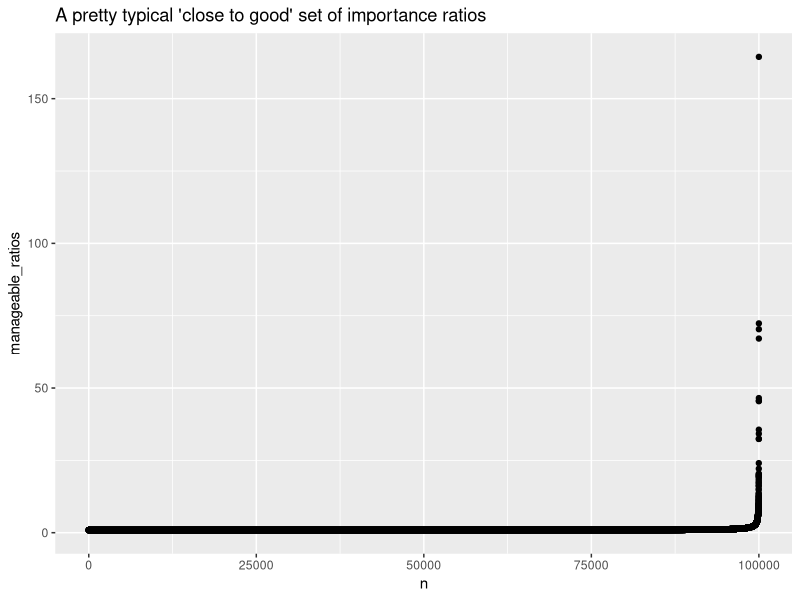
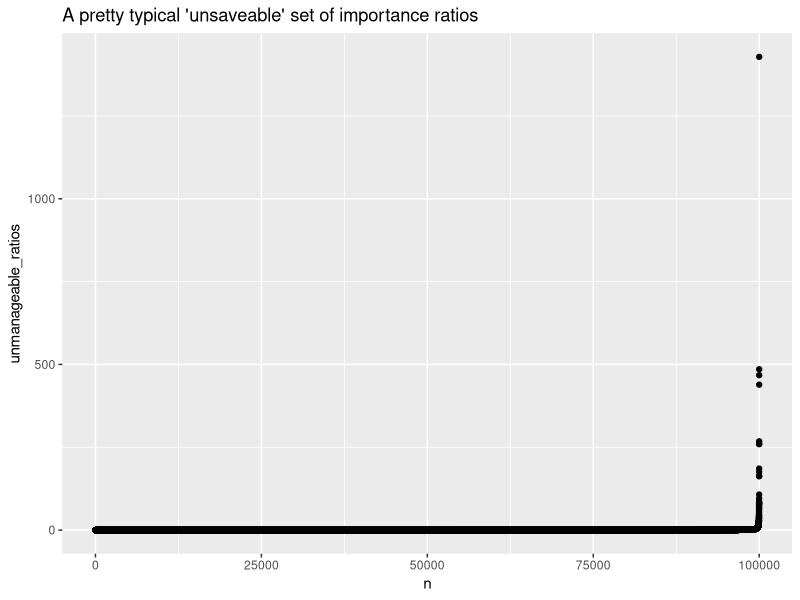
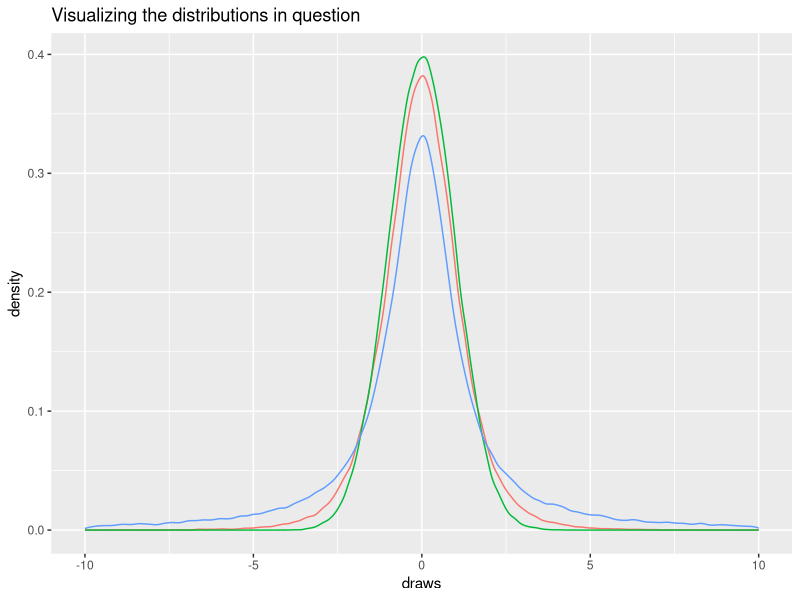

R code for these plots, in order:
library(tidyverse)
library(loo)
library(gridExtra)

set.seed(605)
options(mc.cores = 8)

simulated_data <- tibble(
q_x = rnorm(100000),
manageable_p_x = rt(100000,5),
unmanageable_p_x = rcauchy(100000),
manageable_ratios = dt(q_x,5)/dnorm(q_x),
unmanageable_ratios = dcauchy(q_x,0,10)/dnorm(q_x)
)

mean(simulated_data$manageable_ratios)
max(simulated_data$manageable_ratios)

mean(simulated_data$unmanageable_ratios)
max(simulated_data$unmanageable_ratios)

simulated_data %>%
  arrange(manageable_ratios) %>%
  mutate(n = seq(1,100000)) %>%
  ggplot(aes(x = n,y = manageable_ratios)) +
  geom_point() +
  ggtitle("A pretty typical 'close to good' set of importance ratios")

simulated_data %>%
  arrange(unmanageable_ratios) %>%
  mutate(n = seq(1,100000)) %>%
  ggplot(aes(x = n,y = unmanageable_ratios)) +
  geom_point() +
  ggtitle("A pretty typical 'unsaveable' set of importance ratios")

simulated_data %>%
            pivot_longer(c(q_x,manageable_p_x,unmanageable_p_x),
                         values_to = "draws",
                         names_to = "distributions") %>%
            ggplot(aes(x = draws, color = distributions)) +
            geom_density() +
            xlim(-10,10) +
            ggtitle("Visualizing the distributions in question") +
            theme(legend.position="none")

manageable_psis <- psis(log(simulated_data$manageable_ratios),
                       r_eff = NA)

manageable_psis$diagnostics

unmanageable_psis <- psis(log(simulated_data$unmanageable_ratios),
                          r_eff = NA)

unmanageable_psis$diagnostics
